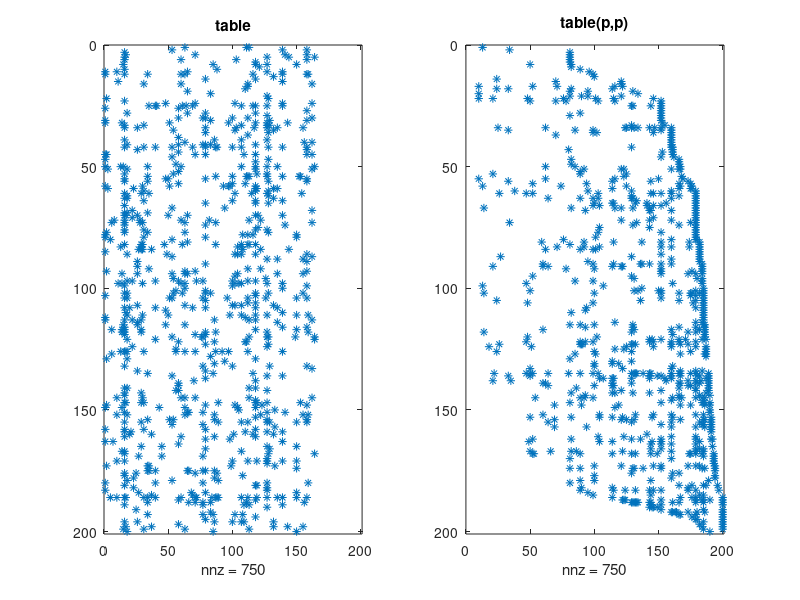

Here is the MATLAB script that generated this plot:
% %% primo esempio
clc
close all
clear
table = csvread('data.csv');
subplot(1,2,1),spy(table),title('table')
p = symrcm(table);
R = table(p,p);
subplot(1,2,2),spy(R),title('table(p,p)')

[i,j] = find(table);
bw = max(i-j) + 1;


[i,j] = find(R);
bw_rcm = max(i-j) + 1;

fprintf(' %d-bandwidth original table \n',bw);
fprintf(' %d-bandwidth band table\n',bw_rcm);
%% matrix 200x200
close all
clc 
clear
table = csvread('data_complete_200.csv');
subplot(1,2,1),spy(table),title('table')
p = symrcm(table);
R = table(p,p);
subplot(1,2,2),spy(R),title('table(p,p)')

[i,j] = find(table);
bw = max(i-j) + 1;


[i,j] = find(R);
bw_rcm = max(i-j) + 1;

% 185
fprintf(' %d-bandwidth original table \n',bw);
%116
fprintf(' %d-bandwidth band table\n',bw_rcm);

%% secondo test con matrice complete
close all
clc 
clear
table = csvread('data_complete.csv');
subplot(1,2,1),spy(table),title('table')
p = symrcm(table);
R = table(p,p);
subplot(1,2,2),spy(R),title('table(p,p)')

[i,j] = find(table);
bw = max(i-j) + 1;


[i,j] = find(R);
bw_rcm = max(i-j) + 1;

% 9833
fprintf(' %d-bandwidth original table \n',bw);
%9190
fprintf(' %d-bandwidth band table\n',bw_rcm);

